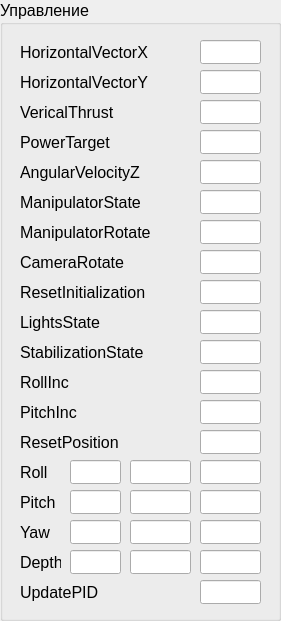
   <widget class="QGroupBox" name="gbControl">
    <property name="geometry">
     <rect>
      <x>410</x>
      <y>5</y>
      <width>281</width>
      <height>621</height>
     </rect>
    </property>
    <property name="font">
     <font>
      <pointsize>12</pointsize>
     </font>
    </property>
    <property name="title">
     <string>Управление</string>
    </property>
    <widget class="QLineEdit" name="edHorizontalVectorX">
     <property name="geometry">
      <rect>
       <x>200</x>
       <y>40</y>
       <width>61</width>
       <height>24</height>
      </rect>
     </property>
     <property name="font">
      <font>
       <pointsize>12</pointsize>
      </font>
     </property>
     <property name="alignment">
      <set>Qt::AlignRight|Qt::AlignTrailing|Qt::AlignVCenter</set>
     </property>
    </widget>
    <widget class="QLabel" name="lbHorizontalVectorX">
     <property name="geometry">
      <rect>
       <x>20</x>
       <y>40</y>
       <width>151</width>
       <height>24</height>
      </rect>
     </property>
     <property name="font">
      <font>
       <pointsize>12</pointsize>
      </font>
     </property>
     <property name="text">
      <string>HorizontalVectorX</string>
     </property>
    </widget>
    <widget class="QLineEdit" name="edHorizontalVectorY">
     <property name="geometry">
      <rect>
       <x>200</x>
       <y>70</y>
       <width>61</width>
       <height>24</height>
      </rect>
     </property>
     <property name="font">
      <font>
       <pointsize>12</pointsize>
      </font>
     </property>
     <property name="alignment">
      <set>Qt::AlignRight|Qt::AlignTrailing|Qt::AlignVCenter</set>
     </property>
    </widget>
    <widget class="QLabel" name="lbHorizontalVectorY">
     <property name="geometry">
      <rect>
       <x>20</x>
       <y>70</y>
       <width>151</width>
       <height>24</height>
      </rect>
     </property>
     <property name="font">
      <font>
       <pointsize>12</pointsize>
      </font>
     </property>
     <property name="text">
      <string>HorizontalVectorY</string>
     </property>
    </widget>
    <widget class="QLabel" name="lbAngularVelocityZ">
     <property name="geometry">
      <rect>
       <x>20</x>
       <y>160</y>
       <width>151</width>
       <height>24</height>
      </rect>
     </property>
     <property name="font">
      <font>
       <pointsize>12</pointsize>
      </font>
     </property>
     <property name="text">
      <string>AngularVelocityZ</string>
     </property>
    </widget>
    <widget class="QLineEdit" name="edAngularVelocityZ">
     <property name="geometry">
      <rect>
       <x>200</x>
       <y>160</y>
       <width>61</width>
       <height>24</height>
      </rect>
     </property>
     <property name="font">
      <font>
       <pointsize>12</pointsize>
      </font>
     </property>
     <property name="alignment">
      <set>Qt::AlignRight|Qt::AlignTrailing|Qt::AlignVCenter</set>
     </property>
    </widget>
    <widget class="QLabel" name="lbVericalThrust">
     <property name="geometry">
      <rect>
       <x>20</x>
       <y>100</y>
       <width>151</width>
       <height>24</height>
      </rect>
     </property>
     <property name="font">
      <font>
       <pointsize>12</pointsize>
      </font>
     </property>
     <property name="text">
      <string>VericalThrust</string>
     </property>
    </widget>
    <widget class="QLineEdit" name="edVericalThrust">
     <property name="geometry">
      <rect>
       <x>200</x>
       <y>100</y>
       <width>61</width>
       <height>24</height>
      </rect>
     </property>
     <property name="font">
      <font>
       <pointsize>12</pointsize>
      </font>
     </property>
     <property name="alignment">
      <set>Qt::AlignRight|Qt::AlignTrailing|Qt::AlignVCenter</set>
     </property>
    </widget>
    <widget class="QLabel" name="lbPowerTarget">
     <property name="geometry">
      <rect>
       <x>20</x>
       <y>130</y>
       <width>151</width>
       <height>24</height>
      </rect>
     </property>
     <property name="font">
      <font>
       <pointsize>12</pointsize>
      </font>
     </property>
     <property name="text">
      <string>PowerTarget</string>
     </property>
    </widget>
    <widget class="QLineEdit" name="edPowerTarget">
     <property name="geometry">
      <rect>
       <x>200</x>
       <y>130</y>
       <width>61</width>
       <height>24</height>
      </rect>
     </property>
     <property name="font">
      <font>
       <pointsize>12</pointsize>
      </font>
     </property>
     <property name="alignment">
      <set>Qt::AlignRight|Qt::AlignTrailing|Qt::AlignVCenter</set>
     </property>
    </widget>
    <widget class="QLabel" name="lbManipulatorState">
     <property name="geometry">
      <rect>
       <x>20</x>
       <y>190</y>
       <width>141</width>
       <height>24</height>
      </rect>
     </property>
     <property name="font">
      <font>
       <pointsize>12</pointsize>
      </font>
     </property>
     <property name="text">
      <string>ManipulatorState</string>
     </property>
    </widget>
    <widget class="QLineEdit" name="edManipulatorState">
     <property name="geometry">
      <rect>
       <x>200</x>
       <y>190</y>
       <width>61</width>
       <height>24</height>
      </rect>
     </property>
     <property name="font">
      <font>
       <pointsize>12</pointsize>
      </font>
     </property>
     <property name="alignment">
      <set>Qt::AlignRight|Qt::AlignTrailing|Qt::AlignVCenter</set>
     </property>
    </widget>
    <widget class="QLabel" name="lbManipulatorRotate">
     <property name="geometry">
      <rect>
       <x>20</x>
       <y>220</y>
       <width>141</width>
       <height>24</height>
      </rect>
     </property>
     <property name="font">
      <font>
       <pointsize>12</pointsize>
      </font>
     </property>
     <property name="text">
      <string>ManipulatorRotate</string>
     </property>
    </widget>
    <widget class="QLineEdit" name="edManipulatorRotate">
     <property name="geometry">
      <rect>
       <x>200</x>
       <y>220</y>
       <width>61</width>
       <height>24</height>
      </rect>
     </property>
     <property name="font">
      <font>
       <pointsize>12</pointsize>
      </font>
     </property>
     <property name="alignment">
      <set>Qt::AlignRight|Qt::AlignTrailing|Qt::AlignVCenter</set>
     </property>
    </widget>
    <widget class="QLabel" name="lbCameraRotate">
     <property name="geometry">
      <rect>
       <x>20</x>
       <y>250</y>
       <width>141</width>
       <height>24</height>
      </rect>
     </property>
     <property name="font">
      <font>
       <pointsize>12</pointsize>
      </font>
     </property>
     <property name="text">
      <string>CameraRotate</string>
     </property>
    </widget>
    <widget class="QLineEdit" name="edCameraRotate">
     <property name="geometry">
      <rect>
       <x>200</x>
       <y>250</y>
       <width>61</width>
       <height>24</height>
      </rect>
     </property>
     <property name="font">
      <font>
       <pointsize>12</pointsize>
      </font>
     </property>
     <property name="alignment">
      <set>Qt::AlignRight|Qt::AlignTrailing|Qt::AlignVCenter</set>
     </property>
    </widget>
    <widget class="QLineEdit" name="edResetInitialization">
     <property name="geometry">
      <rect>
       <x>200</x>
       <y>280</y>
       <width>61</width>
       <height>24</height>
      </rect>
     </property>
     <property name="font">
      <font>
       <pointsize>12</pointsize>
      </font>
     </property>
     <property name="alignment">
      <set>Qt::AlignRight|Qt::AlignTrailing|Qt::AlignVCenter</set>
     </property>
    </widget>
    <widget class="QLabel" name="lbResetInitialization">
     <property name="geometry">
      <rect>
       <x>20</x>
       <y>280</y>
       <width>141</width>
       <height>24</height>
      </rect>
     </property>
     <property name="font">
      <font>
       <pointsize>12</pointsize>
      </font>
     </property>
     <property name="text">
      <string>ResetInitialization</string>
     </property>
    </widget>
    <widget class="QLineEdit" name="edLightsState">
     <property name="geometry">
      <rect>
       <x>200</x>
       <y>310</y>
       <width>61</width>
       <height>24</height>
      </rect>
     </property>
     <property name="font">
      <font>
       <pointsize>12</pointsize>
      </font>
     </property>
     <property name="alignment">
      <set>Qt::AlignRight|Qt::AlignTrailing|Qt::AlignVCenter</set>
     </property>
    </widget>
    <widget class="QLabel" name="lbLightsState">
     <property name="geometry">
      <rect>
       <x>20</x>
       <y>310</y>
       <width>141</width>
       <height>24</height>
      </rect>
     </property>
     <property name="font">
      <font>
       <pointsize>12</pointsize>
      </font>
     </property>
     <property name="text">
      <string>LightsState</string>
     </property>
    </widget>
    <widget class="QLineEdit" name="edStabilizationState">
     <property name="geometry">
      <rect>
       <x>200</x>
       <y>340</y>
       <width>61</width>
       <height>24</height>
      </rect>
     </property>
     <property name="font">
      <font>
       <pointsize>12</pointsize>
      </font>
     </property>
     <property name="alignment">
      <set>Qt::AlignRight|Qt::AlignTrailing|Qt::AlignVCenter</set>
     </property>
    </widget>
    <widget class="QLabel" name="lbStabilizationState">
     <property name="geometry">
      <rect>
       <x>20</x>
       <y>340</y>
       <width>141</width>
       <height>24</height>
      </rect>
     </property>
     <property name="font">
      <font>
       <pointsize>12</pointsize>
      </font>
     </property>
     <property name="text">
      <string>StabilizationState</string>
     </property>
    </widget>
    <widget class="QLineEdit" name="edRollInc">
     <property name="geometry">
      <rect>
       <x>200</x>
       <y>370</y>
       <width>61</width>
       <height>24</height>
      </rect>
     </property>
     <property name="font">
      <font>
       <pointsize>12</pointsize>
      </font>
     </property>
     <property name="alignment">
      <set>Qt::AlignRight|Qt::AlignTrailing|Qt::AlignVCenter</set>
     </property>
    </widget>
    <widget class="QLabel" name="lbRollInc">
     <property name="geometry">
      <rect>
       <x>20</x>
       <y>370</y>
       <width>141</width>
       <height>24</height>
      </rect>
     </property>
     <property name="font">
      <font>
       <pointsize>12</pointsize>
      </font>
     </property>
     <property name="text">
      <string>RollInc</string>
     </property>
    </widget>
    <widget class="QLineEdit" name="edPitchInc">
     <property name="geometry">
      <rect>
       <x>200</x>
       <y>400</y>
       <width>61</width>
       <height>24</height>
      </rect>
     </property>
     <property name="font">
      <font>
       <pointsize>12</pointsize>
      </font>
     </property>
     <property name="alignment">
      <set>Qt::AlignRight|Qt::AlignTrailing|Qt::AlignVCenter</set>
     </property>
    </widget>
    <widget class="QLabel" name="lbPitchInc">
     <property name="geometry">
      <rect>
       <x>20</x>
       <y>400</y>
       <width>141</width>
       <height>24</height>
      </rect>
     </property>
     <property name="font">
      <font>
       <pointsize>12</pointsize>
      </font>
     </property>
     <property name="text">
      <string>PitchInc</string>
     </property>
    </widget>
    <widget class="QLineEdit" name="edResetPosition">
     <property name="geometry">
      <rect>
       <x>200</x>
       <y>430</y>
       <width>61</width>
       <height>24</height>
      </rect>
     </property>
     <property name="font">
      <font>
       <pointsize>12</pointsize>
      </font>
     </property>
     <property name="alignment">
      <set>Qt::AlignRight|Qt::AlignTrailing|Qt::AlignVCenter</set>
     </property>
    </widget>
    <widget class="QLabel" name="lbResetPosition">
     <property name="geometry">
      <rect>
       <x>20</x>
       <y>430</y>
       <width>141</width>
       <height>24</height>
      </rect>
     </property>
     <property name="font">
      <font>
       <pointsize>12</pointsize>
      </font>
     </property>
     <property name="text">
      <string>ResetPosition</string>
     </property>
    </widget>
    <widget class="QLineEdit" name="edRollKp">
     <property name="geometry">
      <rect>
       <x>70</x>
       <y>460</y>
       <width>51</width>
       <height>24</height>
      </rect>
     </property>
     <property name="font">
      <font>
       <pointsize>12</pointsize>
      </font>
     </property>
     <property name="alignment">
      <set>Qt::AlignRight|Qt::AlignTrailing|Qt::AlignVCenter</set>
     </property>
    </widget>
    <widget class="QLineEdit" name="edRollKi">
     <property name="geometry">
      <rect>
       <x>130</x>
       <y>460</y>
       <width>61</width>
       <height>24</height>
      </rect>
     </property>
     <property name="font">
      <font>
       <pointsize>12</pointsize>
      </font>
     </property>
     <property name="alignment">
      <set>Qt::AlignRight|Qt::AlignTrailing|Qt::AlignVCenter</set>
     </property>
    </widget>
    <widget class="QLineEdit" name="edRollKd">
     <property name="geometry">
      <rect>
       <x>200</x>
       <y>460</y>
       <width>61</width>
       <height>24</height>
      </rect>
     </property>
     <property name="font">
      <font>
       <pointsize>12</pointsize>
      </font>
     </property>
     <property name="alignment">
      <set>Qt::AlignRight|Qt::AlignTrailing|Qt::AlignVCenter</set>
     </property>
    </widget>
    <widget class="QLineEdit" name="edPitchKp">
     <property name="geometry">
      <rect>
       <x>70</x>
       <y>490</y>
       <width>51</width>
       <height>24</height>
      </rect>
     </property>
     <property name="font">
      <font>
       <pointsize>12</pointsize>
      </font>
     </property>
     <property name="alignment">
      <set>Qt::AlignRight|Qt::AlignTrailing|Qt::AlignVCenter</set>
     </property>
    </widget>
    <widget class="QLineEdit" name="edPitchKd">
     <property name="geometry">
      <rect>
       <x>200</x>
       <y>490</y>
       <width>61</width>
       <height>24</height>
      </rect>
     </property>
     <property name="font">
      <font>
       <pointsize>12</pointsize>
      </font>
     </property>
     <property name="alignment">
      <set>Qt::AlignRight|Qt::AlignTrailing|Qt::AlignVCenter</set>
     </property>
    </widget>
    <widget class="QLineEdit" name="edPitchKi">
     <property name="geometry">
      <rect>
       <x>130</x>
       <y>490</y>
       <width>61</width>
       <height>24</height>
      </rect>
     </property>
     <property name="font">
      <font>
       <pointsize>12</pointsize>
      </font>
     </property>
     <property name="alignment">
      <set>Qt::AlignRight|Qt::AlignTrailing|Qt::AlignVCenter</set>
     </property>
    </widget>
    <widget class="QLineEdit" name="edYawKp">
     <property name="geometry">
      <rect>
       <x>70</x>
       <y>520</y>
       <width>51</width>
       <height>24</height>
      </rect>
     </property>
     <property name="font">
      <font>
       <pointsize>12</pointsize>
      </font>
     </property>
     <property name="alignment">
      <set>Qt::AlignRight|Qt::AlignTrailing|Qt::AlignVCenter</set>
     </property>
    </widget>
    <widget class="QLineEdit" name="edYawKd">
     <property name="geometry">
      <rect>
       <x>200</x>
       <y>520</y>
       <width>61</width>
       <height>24</height>
      </rect>
     </property>
     <property name="font">
      <font>
       <pointsize>12</pointsize>
      </font>
     </property>
     <property name="alignment">
      <set>Qt::AlignRight|Qt::AlignTrailing|Qt::AlignVCenter</set>
     </property>
    </widget>
    <widget class="QLineEdit" name="edYawKi">
     <property name="geometry">
      <rect>
       <x>130</x>
       <y>520</y>
       <width>61</width>
       <height>24</height>
      </rect>
     </property>
     <property name="font">
      <font>
       <pointsize>12</pointsize>
      </font>
     </property>
     <property name="alignment">
      <set>Qt::AlignRight|Qt::AlignTrailing|Qt::AlignVCenter</set>
     </property>
    </widget>
    <widget class="QLineEdit" name="edDepthKp">
     <property name="geometry">
      <rect>
       <x>70</x>
       <y>550</y>
       <width>51</width>
       <height>24</height>
      </rect>
     </property>
     <property name="font">
      <font>
       <pointsize>12</pointsize>
      </font>
     </property>
     <property name="alignment">
      <set>Qt::AlignRight|Qt::AlignTrailing|Qt::AlignVCenter</set>
     </property>
    </widget>
    <widget class="QLineEdit" name="edDepthKd">
     <property name="geometry">
      <rect>
       <x>200</x>
       <y>550</y>
       <width>61</width>
       <height>24</height>
      </rect>
     </property>
     <property name="font">
      <font>
       <pointsize>12</pointsize>
      </font>
     </property>
     <property name="alignment">
      <set>Qt::AlignRight|Qt::AlignTrailing|Qt::AlignVCenter</set>
     </property>
    </widget>
    <widget class="QLineEdit" name="edDepthKi">
     <property name="geometry">
      <rect>
       <x>130</x>
       <y>550</y>
       <width>61</width>
       <height>24</height>
      </rect>
     </property>
     <property name="font">
      <font>
       <pointsize>12</pointsize>
      </font>
     </property>
     <property name="alignment">
      <set>Qt::AlignRight|Qt::AlignTrailing|Qt::AlignVCenter</set>
     </property>
    </widget>
    <widget class="QLabel" name="lbUpdatePID">
     <property name="geometry">
      <rect>
       <x>20</x>
       <y>580</y>
       <width>141</width>
       <height>24</height>
      </rect>
     </property>
     <property name="font">
      <font>
       <pointsize>12</pointsize>
      </font>
     </property>
     <property name="text">
      <string>UpdatePID</string>
     </property>
    </widget>
    <widget class="QLineEdit" name="edUpdatePID">
     <property name="geometry">
      <rect>
       <x>200</x>
       <y>580</y>
       <width>61</width>
       <height>24</height>
      </rect>
     </property>
     <property name="font">
      <font>
       <pointsize>12</pointsize>
      </font>
     </property>
     <property name="alignment">
      <set>Qt::AlignRight|Qt::AlignTrailing|Qt::AlignVCenter</set>
     </property>
    </widget>
    <widget class="QLabel" name="lbRollPIDController">
     <property name="geometry">
      <rect>
       <x>20</x>
       <y>460</y>
       <width>41</width>
       <height>24</height>
      </rect>
     </property>
     <property name="font">
      <font>
       <pointsize>12</pointsize>
      </font>
     </property>
     <property name="text">
      <string>Roll</string>
     </property>
    </widget>
    <widget class="QLabel" name="lbPitchPIDController">
     <property name="geometry">
      <rect>
       <x>20</x>
       <y>490</y>
       <width>41</width>
       <height>24</height>
      </rect>
     </property>
     <property name="font">
      <font>
       <pointsize>12</pointsize>
      </font>
     </property>
     <property name="text">
      <string>Pitch</string>
     </property>
    </widget>
    <widget class="QLabel" name="lbYawPIDController">
     <property name="geometry">
      <rect>
       <x>20</x>
       <y>520</y>
       <width>41</width>
       <height>24</height>
      </rect>
     </property>
     <property name="font">
      <font>
       <pointsize>12</pointsize>
      </font>
     </property>
     <property name="text">
      <string>Yaw</string>
     </property>
    </widget>
    <widget class="QLabel" name="lbDepthPIDController">
     <property name="geometry">
      <rect>
       <x>20</x>
       <y>550</y>
       <width>41</width>
       <height>24</height>
      </rect>
     </property>
     <property name="font">
      <font>
       <pointsize>12</pointsize>
      </font>
     </property>
     <property name="text">
      <string>Depth</string>
     </property>
    </widget>
   </widget>
